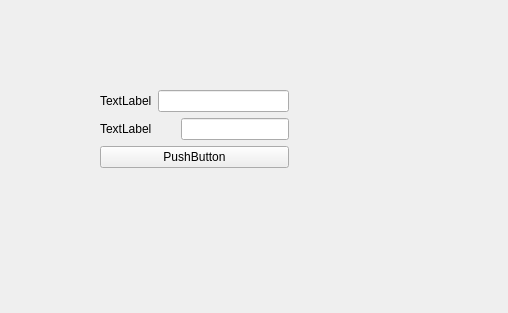
<?xml version="1.0" encoding="UTF-8"?>
<ui version="4.0">
 <class>Form</class>
 <widget class="QWidget" name="Form">
  <property name="geometry">
   <rect>
    <x>0</x>
    <y>0</y>
    <width>508</width>
    <height>313</height>
   </rect>
  </property>
  <property name="windowTitle">
   <string>Form</string>
  </property>
  <widget class="QWidget" name="">
   <property name="geometry">
    <rect>
     <x>100</x>
     <y>90</y>
     <width>197</width>
     <height>81</height>
    </rect>
   </property>
   <layout class="QVBoxLayout" name="verticalLayout">
    <property name="rightMargin">
     <number>8</number>
    </property>
    <item>
     <layout class="QHBoxLayout" name="horizontalLayout">
      <item>
       <widget class="QLabel" name="label">
        <property name="text">
         <string>TextLabel</string>
        </property>
       </widget>
      </item>
      <item>
       <widget class="QLineEdit" name="lineEdit"/>
      </item>
     </layout>
    </item>
    <item>
     <layout class="QHBoxLayout" name="horizontalLayout_2">
      <item>
       <widget class="QLabel" name="label_2">
        <property name="text">
         <string>TextLabel</string>
        </property>
       </widget>
      </item>
      <item alignment="Qt::AlignHCenter">
       <widget class="QLineEdit" name="lineEdit_2"/>
      </item>
     </layout>
    </item>
    <item>
     <widget class="QPushButton" name="pushButton">
      <property name="text">
       <string>PushButton</string>
      </property>
     </widget>
    </item>
   </layout>
  </widget>
 </widget>
 <resources/>
 <connections>
  <connection>
   <sender>pushButton</sender>
   <signal>clicked()</signal>
   <receiver>Form</receiver>
   <slot>btn_click()</slot>
   <hints>
    <hint type="sourcelabel">
     <x>233</x>
     <y>159</y>
    </hint>
    <hint type="destinationlabel">
     <x>391</x>
     <y>157</y>
    </hint>
   </hints>
  </connection>
 </connections>
 <slots>
  <slot>slot1()</slot>
  <slot>btn_click()</slot>
 </slots>
</ui>
